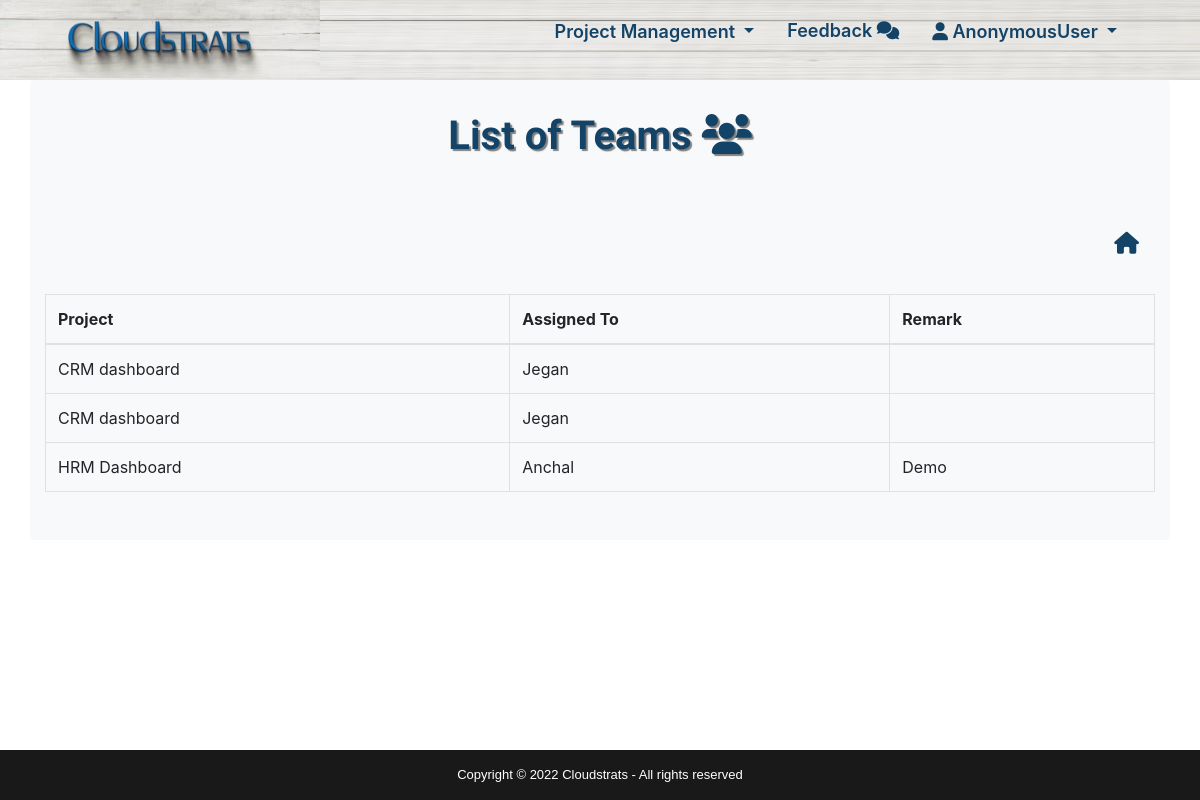
/Project_Management/teamlist/, run on the app's committed database.
### Project_Management/models.py (models this page shows)
class ProjectTeam(models.Model):
    project=models.ForeignKey(Project, on_delete=models.CASCADE)
    assign_to= models.ForeignKey(User, null=True, blank=True,on_delete=models.CASCADE)
    remark=models.TextField(null=True,blank=True)
    attachment = models.FileField(upload_to='media')

class Project(models.Model):
    project_title=models.CharField(max_length = 100)
    client_Name= models.CharField(max_length = 100, null=True, blank=True)
    creator= models.CharField(max_length = 100)
    vertical=models.ForeignKey(Vertical,on_delete=models.CASCADE,blank=True)
    CsOwner=models.ForeignKey(User, on_delete=models.CASCADE)
    manager=models.ForeignKey(User, on_delete=models.CASCADE, related_name="project_owner")
    priority=models.IntegerField(choices=PRIORITY_TYPE,default=1,null=True,blank=True)
    project_type=models.IntegerField(choices=PROJECT_TYPE,default=1,null=True,blank=True)
    start_date = models.DateField(null=True,blank=True)
    end_date = models.DateField(null=True,blank=True)
    remark = models.TextField(null=True, blank=True)
    description=models.TextField(null=True,blank=True)
    approval_status=models.IntegerField(choices=APPROVAL_STATUS,default=1,null=True,blank=True)
    project_status=models.IntegerField(choices=PROJECT_STATUS,default=1,null=True,blank=True)
    attachment = models.FileField(upload_to='media')
    def __str__(self):
        return self.project_title

### Project_Management/views.py (the view)
# urls.py: path('Project_Management/teamlist/',views.teamlist),#url For adding new projectteamlist
def teamlist(request): #function for seeing all projectteam
    data=ProjectTeam.objects.all()
    return render(request,'Projectmanagement/teamlist.html',{'data':data})

### templates/Projectmanagement/teamlist.html (shortened to what this page needs)
{% extends 'base.html' %}
{% load widget_tweaks %}
{% load static %}
{% block nav %}
<div class="collapse navbar-collapse" id="navbarSupportedContent">
    <ul class="navbar-nav ml-auto" style="margin-top: -7px !important;">
        <li class="nav-link nav-item dropdown px-3">
            <span class="btn p-0 dropdown-toggle" type="button" id="dropdownMenuButton" data-toggle="dropdown"
                aria-haspopup="true" aria-expanded="false"
                style="outline: none;font-weight: 600; color: #144368; font-size: 18px;">
                Project Management
            </span>
        </li>
        {% if request.user.is_superuser %}
        <li class="nav-link nav-item px-3">
            <a href="/Project_Management/Reviewdetail"
                style="text-decoration: none; font-weight: 600; color: #144368; font-size: 18px;">
                See Feedback&nbsp;<i class="fa-solid fa-comments"></i>
            </a>
        </li>
        {% else %}
        <li class="nav-link nav-item px-3">
            <a href="/Project_Management/Reviewfun"
                style="text-decoration: none; font-weight: 600; color: #144368; font-size: 18px;">
                Feedback&nbsp;<i class="fa-solid fa-comments"></i>
            </a>
        </li>
        {% endif %}
        <li class="nav-link nav-item dropdown px-3">
          <span class="btn p-0 dropdown-toggle" type="button" id="dropdownMenuButton" data-toggle="dropdown"
              aria-haspopup="true" aria-expanded="false"
              style="outline: none;font-weight: 600; color: #144368; font-size: 18px;">
              <i class="fa-solid fa-user"></i> {{ request.user }}
          </span>
      </li>
    </ul>
    </nav>
{% endblock %}
{% block body %}
<div class="container bg-light rounded py-4" style="margin-top: -9rem !important;">
  <h1 style="color: #144368; font-family: Chivo; text-shadow: 2px 2px 1px #817f7f; font-weight: 700 !important;"
      class="mt-2 text-center">List of Teams <i class="fa-solid fa-users"></i></h1>
      <div class="row">
        <div class="col-md-10">
        </div>
        <div class="col-md-2 mt-5 text-right">
            <a href="/mainpage/" style="color: #144368; font-size: 22px; "><i class="fa fa-home m-3"></i></a>
        </div>
      </div>
    <table class="table my-4 table-hover table-bordered">
      <thead>
        <tr>
          <th scope="col">Project</th>
          <th scope="col">Assigned To</th>
          <th scope="col">Remark</th>
        </tr>
      </thead>
      <tbody>
        {% for i in data %}
        <tr>
          <td>{{i.project}}</td>
          <td>{{i.assign_to}}</td>
          <td>{{i.remark}}</td>
        </tr>
        {% endfor %}
      </tbody>
    </table>
</div>
{% endblock %}

### static/css/style.css (style rules this page uses)
:root { --color1: #144368; }
body { background-color: #fff; }

### templates/base.html (style rules this page uses)
body::after { content: ''; display: block; height: 50px; }

### data on the page
ProjectTeam: project "CRM dashboard", assign_to "Jegan"
ProjectTeam: project "CRM dashboard", assign_to "Jegan"
ProjectTeam: project "HRM Dashboard", assign_to "Anchal", remark "Demo"

### other printed values
{{ request.user }} "AnonymousUser"
